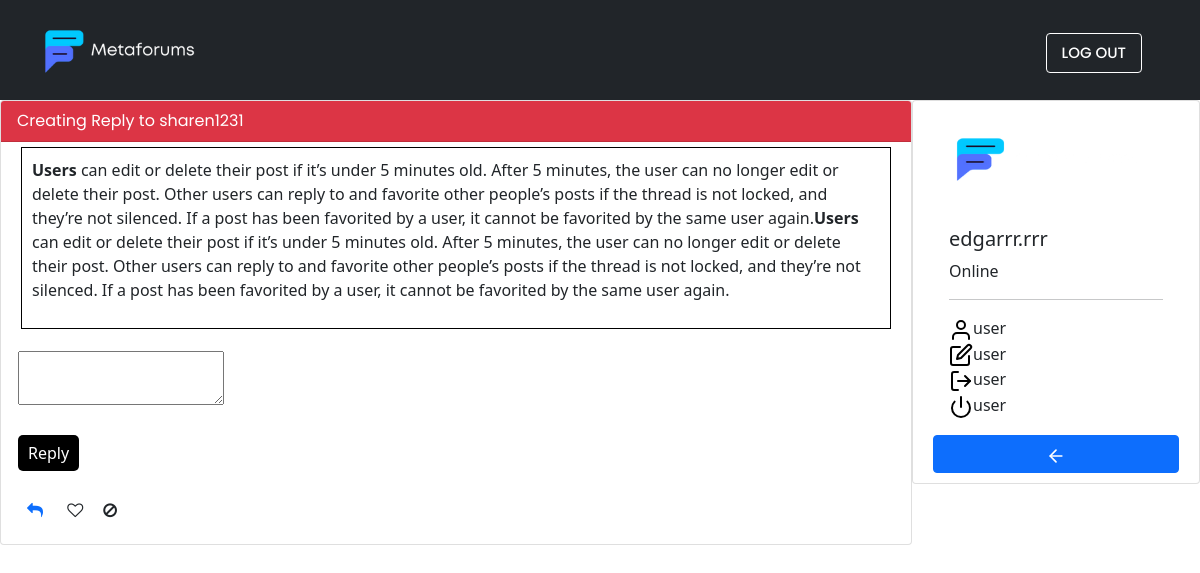
/reply.php?postid=44 (signed in), run on the app's committed database.
### tables this page shows
CREATE TABLE `forum_post` (
  `postid` int(11) NOT NULL,
  `ckeditor` text NOT NULL,
  `topicid` int(11) DEFAULT NULL,
  `username` varchar(200) NOT NULL,
  `createpost` datetime NOT NULL DEFAULT current_timestamp()
);

### reply.php (the view, shortened to what this page needs)
<!DOCTYPE html>
<html lang="en">
<head>
    <link rel="stylesheet" href="https://cdnjs.cloudflare.com/ajax/libs/font-awesome/4.7.0/css/font-awesome.min.css">
    <link href="https://cdn.jsdelivr.net/npm/bootstrap@5.1.3/dist/css/bootstrap.min.css" rel="stylesheet">
    <link rel="stylesheet" href="style.css">
<body>
    <?php
    include("connect.php");
    $dblock = 'd-none';
    if (isset($_SESSION['username'])) {
        $dblock = 'd-block';
    }
    $postid = $_GET['postid'];
    $sql3 = "SELECT * FROM forum_post a, forum_topic b, forum_category c WHERE a.topicid=b.topicid and b.categoryid=c.categoryid and postid='$postid' ";
    $query3 = mysqli_query($con,$sql3);
    while($row=$query3->fetch_assoc()){
        $postpeople = $row['username'];
        $ckeditors =  $row['ckeditor'];
    }
    ?>
    <nav class="navbar navbar-light bg-dark">
        <div class="container">
            <a class="navbar-brand" href="index.php">
                <img src="images/logometaforums.png" alt=""  height="80">
            </a>
            <form class="d-flex">
                <a href="logout.php" class="btn btn-outline-success me-3 <?php if(isset($dblock))echo $dblock; ?>" >LOG OUT</a>
            </form>
        </div>
    </nav>
    <div class="ckeditor" id="ckeditor">
        <div class="person">
            <div class="card rounded float-end" style="width: 18rem;">
                <img src="images/logometaforums.png" height="100"class="card-img rounded mx-auto d-block" alt="...">
                <div class="card-body">
                    <h5><?php if (isset($_SESSION['username'])) {
                        echo $_SESSION['username'];
                    } ?></h5>
                    <p class="card-text">Online</p>
                    <hr>
                    <div class="imagecard">
                        <img src="images/user (1).svg"alt="" srcset="">user
                        <br>
                        <img src="images/edit.svg"alt="" srcset="">user
                        <br>
                        <img src="images/log-out.svg"alt="" srcset="">user
                        <br>
                        <img src="images/power.svg"alt="" srcset="">user
                    </div>
                </div>
                    <a href="index.php" class="btn btn-primary">
                    <img src="images/arrow-left.svg"alt="" srcset=""></a>
            </div>
        </div>
        <div class="card">
            <div class="card-header bg-danger"style="color:white;">
                Creating Reply to <?php echo $postpeople ?>
            </div>
            <div class="before-reply">
                  <?php
                    echo $ckeditors;
                    ?>
            </div>
            <div class="card-body">
                <form action="#" method="POST" name="postform" enctype="multipart/form-data">
                    <table width="100%">
                        <tr>
                            <td><textarea class="ckeditor" id="ckeditor" name="reply-post"></textarea></td>
                        </tr>
                        <tr>
                            <td> </td>
                        </tr>
                        <tr>
                            <div class="submit-reply">
                                <td><input type="submit" name="submitreply" value="Reply" style="margin-top : 20px;margin-bottom : 20px;background-color: black; color:white; padding:6px 10px; border-radius:5px; text-decoration:none; border:none;" /></td>
                            </div>
                        </tr>
                    </table>
                </form>
                <a href=""><i class="fa fa-reply" aria-hidden="true" style="margin: 10px 10px;"></i></a>
                <i class="fa fa-heart-o" aria-hidden="true" style="margin: 10px 10px;"></i><i class="fa fa-ban" aria-hidden="true" style="margin: 10px 10px;"></i>
            </div>
        </div>
    </div>
</body>
</html>

### style.css (style rules this page uses)
.navbar { height: 100px; }
.btn-outline-success { border-color: white; color: white; font-family: 'Poppins', sans-serif; font-weight:500; font-size: 15px; padding:8px 15px; }
.rounded { border-radius: 0.25rem!important; padding: 10px 20px; }

### reply.php (style rules this page uses)
.card-header { font-family: 'Poppins', sans-serif; }
.rounded { border-radius: 0.25rem!important; padding: 10px 20px; }
.submit-reply { background-color: black; }
.before-reply { margin : 5px 20px; padding: 10px 10px; border : 1px solid black; min-height: 50px; }

### data on the page
forum_post: username "sharen1231", ckeditor "Users can edit or delete their post if it’s under 5 minutes old. After 5 minutes, the user can no longer edit or delete their post. Other users can reply to and favorite other people’s posts if the thread is not locked, and they’re not silenced. If a post has been favorited by a user, it cannot be favorited by the same user again. Users can edit or delete their post if it’s under 5 minutes old. After 5 minutes, the user can no longer edit or delete their post. Other users can reply to and favorite other people’s posts if the thread is not locked, and they’re not silenced. If a post has been favorited by a user, it cannot be favorited by the same user again."

### other printed values
$_SESSION['username'] "edgarrr.rrr"
